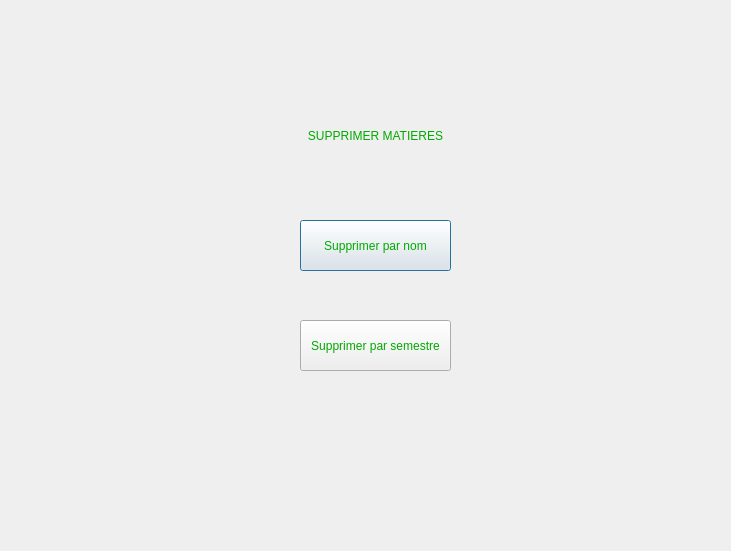
<?xml version="1.0" encoding="UTF-8"?>
<ui version="4.0">
 <class>Dialog</class>
 <widget class="QDialog" name="Dialog">
  <property name="geometry">
   <rect>
    <x>0</x>
    <y>0</y>
    <width>731</width>
    <height>551</height>
   </rect>
  </property>
  <property name="windowTitle">
   <string>Dialog</string>
  </property>
  <property name="styleSheet">
   <string notr="true">QProgressBar:horizontal {
    border: 1px solid #3A3939;
    text-align: center;
    padding: 1px;
    background: #201F1F;
}
QProgressBar::chunk:horizontal {
    background-color: qlineargradient(spread:reflect, x1:1, y1:0.545, x2:1, y2:0, stop:0 rgba(28, 66, 111, 255), stop:1 rgba(37, 87, 146, 255));
}

QToolTip
{
    border: 1px solid #3A3939;
    background-color: rgb(90, 102, 117);;
    color: white;
    padding: 1px;
    opacity: 200;
}

QWidget
{
    color: silver;
    background-color: #302F2F;
    selection-background-color:#3d8ec9;
    selection-color: black;
    background-clip: border;
    border-image: none;
    outline: 0;
}

QWidget:item:hover
{
    background-color: #78879b;
    color: black;
}

QWidget:item:selected
{
    background-color: #3d8ec9;
}

QCheckBox
{
    spacing: 5px;
    outline: none;
    color: #bbb;
    margin-bottom: 2px;
}

QCheckBox:disabled
{
    color: #777777;
}
QCheckBox::indicator,
QGroupBox::indicator
{
    width: 18px;
    height: 18px;
}
QGroupBox::indicator
{
    margin-left: 2px;
}

QCheckBox::indicator:unchecked,
QCheckBox::indicator:unchecked:hover,
QGroupBox::indicator:unchecked,
QGroupBox::indicator:unchecked:hover
{
    image: url(:/dark_blue/img/checkbox_unchecked.png);
}

QCheckBox::indicator:unchecked:focus,
QCheckBox::indicator:unchecked:pressed,
QGroupBox::indicator:unchecked:focus,
QGroupBox::indicator:unchecked:pressed
{
  border: none;
    image: url(:/dark_blue/img/checkbox_unchecked_focus.png);
}

QCheckBox::indicator:checked,
QCheckBox::indicator:checked:hover,
QGroupBox::indicator:checked,
QGroupBox::indicator:checked:hover
{
    image: url(:/dark_blue/img/checkbox_checked.png);
}

QCheckBox::indicator:checked:focus,
QCheckBox::indicator:checked:pressed,
QGroupBox::indicator:checked:focus,
QGroupBox::indicator:checked:pressed
{
  border: none;
    image: url(:/dark_blue/img/checkbox_checked_focus.png);
}

QCheckBox::indicator:indeterminate,
QCheckBox::indicator:indeterminate:hover,
QCheckBox::indicator:indeterminate:pressed
QGroupBox::indicator:indeterminate,
QGroupBox::indicator:indeterminate:hover,
QGroupBox::indicator:indeterminate:pressed
{
    image: url(:/dark_blue/img/checkbox_indeterminate.png);
}

QCheckBox::indicator:indeterminate:focus,
QGroupBox::indicator:indeterminate:focus
{
    image: url(:/dark_blue/img/checkbox_indeterminate_focus.png);
}

QCheckBox::indicator:checked:disabled,
QGroupBox::indicator:checked:disabled
{
    image: url(:/dark_blue/img/checkbox_checked_disabled.png);
}

QCheckBox::indicator:unchecked:disabled,
QGroupBox::indicator:unchecked:disabled
{
    image: url(:/dark_blue/img/checkbox_unchecked_disabled.png);
}

QRadioButton
{
    spacing: 5px;
    outline: none;
    color: rgb(255, 255, 255);
    margin-bottom: 2px;
}

QRadioButton:disabled
{
	color: rgb(0, 85, 255);
}


QMenuBar
{
    background-color: #302F2F;
    color: silver;
}

QMenuBar::item
{
    background: transparent;
}

QMenuBar::item:selected
{
    background: transparent;
    border: 1px solid #3A3939;
}

QMenuBar::item:pressed
{
    border: 1px solid #3A3939;
    background-color: #3d8ec9;
    color: black;
    margin-bottom:-1px;
    padding-bottom:1px;
}

QMenu
{
    border: 1px solid #3A3939;
    color: silver;
    margin: 1px;
}

QMenu::icon
{
    margin: 1px;
}

QMenu::item
{
    padding: 2px 2px 2px 25px;
    margin-left: 5px;
    border: 1px solid transparent; /* reserve space for selection border */
}

QMenu::item:selected
{
    color: black;
}

QMenu::separator {
    height: 2px;
    background: lightblue;
    margin-left: 10px;
    margin-right: 5px;
}

QMenu::indicator {
    width: 16px;
    height: 16px;
}

/* non-exclusive indicator = check box style indicator
   (see QActionGroup::setExclusive) */
QMenu::indicator:non-exclusive:unchecked {
    image: url(:/dark_blue/img/checkbox_unchecked.png);
}

QMenu::indicator:non-exclusive:unchecked:selected {
    image: url(:/dark_blue/img/checkbox_unchecked_disabled.png);
}

QMenu::indicator:non-exclusive:checked {
    image: url(:/dark_blue/img/checkbox_checked.png);
}

QMenu::indicator:non-exclusive:checked:selected {
    image: url(:/dark_blue/img/checkbox_checked_disabled.png);
}

/* exclusive indicator = radio button style indicator (see QActionGroup::setExclusive) */
QMenu::indicator:exclusive:unchecked {
    image: url(:/dark_blue/img/radio_unchecked.png);
}

QMenu::indicator:exclusive:unchecked:selected {
    image: url(:/dark_blue/img/radio_unchecked_disabled.png);
}

QMenu::indicator:exclusive:checked {
    image: url(:/dark_blue/img/radio_checked.png);
}

QMenu::indicator:exclusive:checked:selected {
    image: url(:/dark_blue/img/radio_checked_disabled.png);
}

QMenu::right-arrow {
    margin: 5px;
    image: url(:/dark_blue/img/right_arrow.png)
}


QWidget:disabled
{
    color: #808080;
    background-color: #302F2F;
}

QAbstractItemView
{
    alternate-background-color: #3A3939;
    color: silver;
    border: 1px solid 3A3939;
    border-radius: 2px;
    padding: 1px;
}

QWidget:focus, QMenuBar:focus
{
    border: 1px solid #78879b;
}

QTabWidget:focus, QCheckBox:focus, QRadioButton:focus, QSlider:focus
{
    border: none;
}

QLineEdit
{
    background-color: #201F1F;
    padding: 2px;
    border-style: solid;
    border: 1px solid #3A3939;
    border-radius: 2px;
    color: silver;
}

QGroupBox {
    border:1px solid #3A3939;
    border-radius: 2px;
    margin-top: 20px;
    background-color: #302F2F;
    color: silver;
}

QGroupBox::title {
    subcontrol-origin: margin;
    subcontrol-position: top center;
    padding-left: 10px;
    padding-right: 10px;
    padding-top: 10px;
}

QAbstractScrollArea
{
    border-radius: 2px;
    border: 1px solid #3A3939;
    background-color: transparent;
}

QScrollBar:horizontal
{
    height: 15px;
    margin: 3px 15px 3px 15px;
    border: 1px transparent #2A2929;
    border-radius: 4px;
    background-color: #2A2929;
}

QScrollBar::handle:horizontal
{
    background-color: #605F5F;
    min-width: 5px;
    border-radius: 4px;
}

QScrollBar::add-line:horizontal
{
    margin: 0px 3px 0px 3px;
    border-image: url(:/dark_blue/img/right_arrow_disabled.png);
    width: 10px;
    height: 10px;
    subcontrol-position: right;
    subcontrol-origin: margin;
}

QScrollBar::sub-line:horizontal
{
    margin: 0px 3px 0px 3px;
    border-image: url(:/dark_blue/img/left_arrow_disabled.png);
    height: 10px;
    width: 10px;
    subcontrol-position: left;
    subcontrol-origin: margin;
}

QScrollBar::add-line:horizontal:hover,QScrollBar::add-line:horizontal:on
{
    border-image: url(:/dark_blue/img/right_arrow.png);
    height: 10px;
    width: 10px;
    subcontrol-position: right;
    subcontrol-origin: margin;
}


QScrollBar::sub-line:horizontal:hover, QScrollBar::sub-line:horizontal:on
{
    border-image: url(:/dark_blue/img/left_arrow.png);
    height: 10px;
    width: 10px;
    subcontrol-position: left;
    subcontrol-origin: margin;
}

QScrollBar::up-arrow:horizontal, QScrollBar::down-arrow:horizontal
{
    background: none;
}


QScrollBar::add-page:horizontal, QScrollBar::sub-page:horizontal
{
    background: none;
}

QScrollBar:vertical
{
    background-color: #2A2929;
    width: 15px;
    margin: 15px 3px 15px 3px;
    border: 1px transparent #2A2929;
    border-radius: 4px;
}

QScrollBar::handle:vertical
{
    background-color: #605F5F;
    min-height: 5px;
    border-radius: 4px;
}

QScrollBar::sub-line:vertical
{
    margin: 3px 0px 3px 0px;
    border-image: url(:/dark_blue/img/up_arrow_disabled.png);
    height: 10px;
    width: 10px;
    subcontrol-position: top;
    subcontrol-origin: margin;
}

QScrollBar::add-line:vertical
{
    margin: 3px 0px 3px 0px;
    border-image: url(:/dark_blue/img/down_arrow_disabled.png);
    height: 10px;
    width: 10px;
    subcontrol-position: bottom;
    subcontrol-origin: margin;
}

QScrollBar::sub-line:vertical:hover,QScrollBar::sub-line:vertical:on
{

    border-image: url(:/dark_blue/img/up_arrow.png);
    height: 10px;
    width: 10px;
    subcontrol-position: top;
    subcontrol-origin: margin;
}


QScrollBar::add-line:vertical:hover, QScrollBar::add-line:vertical:on
{
    border-image: url(:/dark_blue/img/down_arrow.png);
    height: 10px;
    width: 10px;
    subcontrol-position: bottom;
    subcontrol-origin: margin;
}

QScrollBar::up-arrow:vertical, QScrollBar::down-arrow:vertical
{
    background: none;
}


QScrollBar::add-page:vertical, QScrollBar::sub-page:vertical
{
    background: none;
}

QTextEdit
{
    background-color: #201F1F;
    color: silver;
    border: 1px solid #3A3939;
}

QPlainTextEdit
{
    background-color: #201F1F;;
    color: silver;
    border-radius: 2px;
    border: 1px solid #3A3939;
}

QHeaderView::section
{
    background-color: #3A3939;
    color: silver;
    padding-left: 4px;
    border: 1px solid #6c6c6c;
}

QSizeGrip {
    image: url(:/dark_blue/img/sizegrip.png);
    width: 12px;
    height: 12px;
}

QMainWindow
{
    background-color: #302F2F;

}

QMainWindow::separator
{
    background-color: #302F2F;
    color: white;
    padding-left: 4px;
    spacing: 2px;
    border: 1px dashed #3A3939;
}

QMainWindow::separator:hover
{

    background-color: #787876;
    color: white;
    padding-left: 4px;
    border: 1px solid #3A3939;
    spacing: 2px;
}


QMenu::separator
{
    height: 1px;
    background-color: #3A3939;
    color: white;
    padding-left: 4px;
    margin-left: 10px;
    margin-right: 5px;
}


QFrame
{
    border-radius: 2px;
    border: 1px solid #444;
}

QFrame[frameShape=&quot;0&quot;]
{
    border-radius: 2px;
    border: 1px transparent #444;
}

QStackedWidget
{
    background-color: #302F2F;
    border: 1px transparent black;
}

QToolBar {
    border: 1px transparent #393838;
    background: 1px solid #302F2F;
    font-weight: bold;
}

QToolBar::handle:horizontal {
    image: url(:/dark_blue/img/Hmovetoolbar.png);
}
QToolBar::handle:vertical {
    image: url(:/dark_blue/img/Vmovetoolbar.png);
}
QToolBar::separator:horizontal {
    image: url(:/dark_blue/img/Hsepartoolbar.png);
}
QToolBar::separator:vertical {
    image: url(:/dark_blue/img/Vsepartoolbars.png);
}

QPushButton
{
    color: silver;
    background-color: #302F2F;
    border-width: 2px;
    border-color: #4A4949;
    border-style: solid;
    padding-top: 2px;
    padding-bottom: 2px;
    padding-left: 10px;
    padding-right: 10px;
    border-radius: 4px;
    /* outline: none; */
    /* min-width: 40px; */
}

QPushButton:disabled
{
    background-color: #302F2F;
    border-width: 2px;
    border-color: #3A3939;
    border-style: solid;
    padding-top: 2px;
    padding-bottom: 2px;
    padding-left: 10px;
    padding-right: 10px;
    /*border-radius: 2px;*/
    color: #808080;
}

QPushButton:focus {
    background-color: #3d8ec9;
    color: white;
}

QComboBox
{
    selection-background-color: #3d8ec9;
    background-color: #201F1F;
    border-style: solid;
    border: 1px solid #3A3939;
    border-radius: 2px;
    padding: 2px;
    min-width: 75px;
}

QPushButton:checked{
    background-color: #4A4949;
    border-color: #6A6969;
}

QPushButton:hover {
    border: 2px solid #78879b;
    color: silver;
}

QComboBox:hover, QAbstractSpinBox:hover,QLineEdit:hover,QTextEdit:hover,QPlainTextEdit:hover,QAbstractView:hover,QTreeView:hover
{
    border: 1px solid #78879b;
    color: silver;
}

QComboBox:on
{
    background-color: #626873;
    padding-top: 3px;
    padding-left: 4px;
    selection-background-color: #4a4a4a;
}

QComboBox QAbstractItemView
{
    background-color: #201F1F;
    border-radius: 2px;
    border: 1px solid #444;
    selection-background-color: #3d8ec9;
    color: silver;
}

QComboBox::drop-down
{
    subcontrol-origin: padding;
    subcontrol-position: top right;
    width: 15px;

    border-left-width: 0px;
    border-left-color: darkgray;
    border-left-style: solid;
    border-top-right-radius: 3px;
    border-bottom-right-radius: 3px;
}

QComboBox::down-arrow
{
    image: url(:/dark_blue/img/down_arrow_disabled.png);
}

QComboBox::down-arrow:on, QComboBox::down-arrow:hover,
QComboBox::down-arrow:focus
{
    image: url(:/dark_blue/img/down_arrow.png);
}

QPushButton:pressed
{
    background-color: #484846;
}

QAbstractSpinBox {
    padding-top: 2px;
    padding-bottom: 2px;
    border: 1px solid #3A3939;
    background-color: #201F1F;
    color: silver;
    border-radius: 2px;
    min-width: 75px;
}

QAbstractSpinBox:up-button
{
    background-color: transparent;
    subcontrol-origin: border;
    subcontrol-position: top right;
}

QAbstractSpinBox:down-button
{
    background-color: transparent;
    subcontrol-origin: border;
    subcontrol-position: bottom right;
}

QAbstractSpinBox::up-arrow,QAbstractSpinBox::up-arrow:disabled,QAbstractSpinBox::up-arrow:off {
    image: url(:/dark_blue/img/up_arrow_disabled.png);
    width: 10px;
    height: 10px;
}
QAbstractSpinBox::up-arrow:hover
{
    image: url(:/dark_blue/img/up_arrow.png);
}


QAbstractSpinBox::down-arrow,QAbstractSpinBox::down-arrow:disabled,QAbstractSpinBox::down-arrow:off
{
    image: url(:/dark_blue/img/down_arrow_disabled.png);
    width: 10px;
    height: 10px;
}
QAbstractSpinBox::down-arrow:hover
{
    image: url(:/dark_blue/img/down_arrow.png);
}


QLabel
{
    border: 0px solid black;
}

QTabWidget{
    border: 1px transparent black;
}

QTabWidget::pane {
    border: 1px solid #444;
    border-radius: 3px;
    padding: 3px;
}

QTabBar
{
    qproperty-drawBase: 0;
    left: 5px; /* move to the right by 5px */
}

QTabBar:focus
{
    border: 0px transparent black;
}

QTabBar::close-button  {
    image: url(:/dark_blue/img/close.png);
    background: transparent;
}

QTabBar::close-button:hover
{
    image: url(:/dark_blue/img/close-hover.png);
    background: transparent;
}

QTabBar::close-button:pressed {
    image: url(:/dark_blue/img/close-pressed.png);
    background: transparent;
}

/* TOP TABS */
QTabBar::tab:top {
    color: #b1b1b1;
    border: 1px solid #4A4949;
    border-bottom: 1px transparent black;
    background-color: #302F2F;
    padding: 5px;
    border-top-left-radius: 2px;
    border-top-right-radius: 2px;
}

QTabBar::tab:top:!selected
{
    color: #b1b1b1;
    background-color: #201F1F;
    border: 1px transparent #4A4949;
    border-bottom: 1px transparent #4A4949;
    border-top-left-radius: 0px;
    border-top-right-radius: 0px;
}

QTabBar::tab:top:!selected:hover {
    background-color: #48576b;
}

/* BOTTOM TABS */
QTabBar::tab:bottom {
    color: #b1b1b1;
    border: 1px solid #4A4949;
    border-top: 1px transparent black;
    background-color: #302F2F;
    padding: 5px;
    border-bottom-left-radius: 2px;
    border-bottom-right-radius: 2px;
}

QTabBar::tab:bottom:!selected
{
    color: #b1b1b1;
    background-color: #201F1F;
    border: 1px transparent #4A4949;
    border-top: 1px transparent #4A4949;
    border-bottom-left-radius: 0px;
    border-bottom-right-radius: 0px;
}

QTabBar::tab:bottom:!selected:hover {
    background-color: #78879b;
}

/* LEFT TABS */
QTabBar::tab:left {
    color: #b1b1b1;
    border: 1px solid #4A4949;
    border-left: 1px transparent black;
    background-color: #302F2F;
    padding: 5px;
    border-top-right-radius: 2px;
    border-bottom-right-radius: 2px;
}

QTabBar::tab:left:!selected
{
    color: #b1b1b1;
    background-color: #201F1F;
    border: 1px transparent #4A4949;
    border-right: 1px transparent #4A4949;
    border-top-right-radius: 0px;
    border-bottom-right-radius: 0px;
}

QTabBar::tab:left:!selected:hover {
    background-color: #48576b;
}


/* RIGHT TABS */
QTabBar::tab:right {
    color: #b1b1b1;
    border: 1px solid #4A4949;
    border-right: 1px transparent black;
    background-color: #302F2F;
    padding: 5px;
    border-top-left-radius: 2px;
    border-bottom-left-radius: 2px;
}

QTabBar::tab:right:!selected
{
    color: #b1b1b1;
    background-color: #201F1F;
    border: 1px transparent #4A4949;
    border-right: 1px transparent #4A4949;
    border-top-left-radius: 0px;
    border-bottom-left-radius: 0px;
}

QTabBar::tab:right:!selected:hover {
    background-color: #48576b;
}

QTabBar QToolButton::right-arrow:enabled {
     image: url(:/dark_blue/img/right_arrow.png);
 }

 QTabBar QToolButton::left-arrow:enabled {
     image: url(:/dark_blue/img/left_arrow.png);
 }

QTabBar QToolButton::right-arrow:disabled {
     image: url(:/dark_blue/img/right_arrow_disabled.png);
 }

 QTabBar QToolButton::left-arrow:disabled {
     image: url(:/dark_blue/img/left_arrow_disabled.png);
 }


QDockWidget {
    border: 1px solid #403F3F;
    titlebar-close-icon: url(:/dark_blue/img/close.png);
    titlebar-normal-icon: url(:/dark_blue/img/undock.png);
}

QDockWidget::close-button, QDockWidget::float-button {
    border: 1px solid transparent;
    border-radius: 2px;
    background: transparent;
}

QDockWidget::close-button:hover, QDockWidget::float-button:hover {
    background: rgba(255, 255, 255, 10);
}

QDockWidget::close-button:pressed, QDockWidget::float-button:pressed {
    padding: 1px -1px -1px 1px;
    background: rgba(255, 255, 255, 10);
}

QTreeView, QListView, QTextBrowser, AtLineEdit, AtLineEdit::hover {
    border: 1px solid #444;
    background-color: silver;
    border-radius: 3px;
    margin-left: 3px;
    color: black;
}

QTreeView:branch:selected, QTreeView:branch:hover {
    background: url(:/dark_blue/img/transparent.png);
}

QTreeView::branch:has-siblings:!adjoins-item {
    border-image: url(:/dark_blue/img/transparent.png);
}

QTreeView::branch:has-siblings:adjoins-item {
    border-image: url(:/dark_blue/img/transparent.png);
}

QTreeView::branch:!has-children:!has-siblings:adjoins-item {
    border-image: url(:/dark_blue/img/transparent.png);
}

QTreeView::branch:has-children:!has-siblings:closed,
QTreeView::branch:closed:has-children:has-siblings {
    image: url(:/dark_blue/img/branch_closed.png);
}

QTreeView::branch:open:has-children:!has-siblings,
QTreeView::branch:open:has-children:has-siblings  {
    image: url(:/dark_blue/img/branch_open.png);
}

QTreeView::branch:has-children:!has-siblings:closed:hover,
QTreeView::branch:closed:has-children:has-siblings:hover {
    image: url(:/dark_blue/img/branch_closed-on.png);
    }

QTreeView::branch:open:has-children:!has-siblings:hover,
QTreeView::branch:open:has-children:has-siblings:hover  {
    image: url(:/dark_blue/img/branch_open-on.png);
    }

QListView::item:!selected:hover, QListView::item:!selected:hover, QTreeView::item:!selected:hover  {
    background: rgba(0, 0, 0, 0);
    outline: 0;
    color: #FFFFFF
}

QListView::item:selected:hover, QListView::item:selected:hover, QTreeView::item:selected:hover  {
    background: #3d8ec9;
    color: #FFFFFF;
}

QSlider::groove:horizontal {
    border: 1px solid #3A3939;
    height: 8px;
    background: #201F1F;
    margin: 2px 0;
    border-radius: 2px;
}

QSlider::handle:horizontal {
    background: QLinearGradient( x1: 0, y1: 0, x2: 0, y2: 1,
      stop: 0.0 silver, stop: 0.2 #a8a8a8, stop: 1 #727272);
    border: 1px solid #3A3939;
    width: 14px;
    height: 14px;
    margin: -4px 0;
    border-radius: 2px;
}

QSlider::groove:vertical {
    border: 1px solid #3A3939;
    width: 8px;
    background: #201F1F;
    margin: 0 0px;
    border-radius: 2px;
}

QSlider::handle:vertical {
    background: QLinearGradient( x1: 0, y1: 0, x2: 0, y2: 1, stop: 0.0 silver,
    stop: 0.2 #a8a8a8, stop: 1 #727272);
    border: 1px solid #3A3939;
    width: 14px;
    height: 14px;
    margin: 0 -4px;
    border-radius: 2px;
}

QToolButton {
    /*  background-color: transparent; */
    border: 2px transparent #4A4949;
    border-radius: 4px;
    background-color: dimgray;
    margin: 2px;
    padding: 2px;
}

QToolButton[popupMode=&quot;1&quot;] { /* only for MenuButtonPopup */
 padding-right: 20px; /* make way for the popup button */
 border: 2px transparent #4A4949;
 border-radius: 4px;
}

QToolButton[popupMode=&quot;2&quot;] { /* only for InstantPopup */
 padding-right: 10px; /* make way for the popup button */
 border: 2px transparent #4A4949;
}


QToolButton:hover, QToolButton::menu-button:hover {
    border: 2px solid #78879b;
}

QToolButton:checked, QToolButton:pressed,
    QToolButton::menu-button:pressed {
    background-color: #4A4949;
    border: 2px solid #78879b;
}

/* the subcontrol below is used only in the InstantPopup or DelayedPopup mode */
QToolButton::menu-indicator {
    image: url(:/dark_blue/img/down_arrow.png);
    top: -7px; left: -2px; /* shift it a bit */
}

/* the subcontrols below are used only in the MenuButtonPopup mode */
QToolButton::menu-button {
    border: 1px transparent #4A4949;
    border-top-right-radius: 6px;
    border-bottom-right-radius: 6px;
    /* 16px width + 4px for border = 20px allocated above */
    width: 16px;
    outline: none;
}

QToolButton::menu-arrow {
    image: url(:/dark_blue/img/down_arrow.png);
}

QToolButton::menu-arrow:open {
    top: 1px; left: 1px; /* shift it a bit */
    border: 1px solid #3A3939;
}

QPushButton::menu-indicator  {
    subcontrol-origin: padding;
    subcontrol-position: bottom right;
    left: 4px;
}

QTableView
{
    border: 1px solid #444;
    gridline-color: #6c6c6c;
    background-color: #201F1F;
}


QTableView, QHeaderView
{
    border-radius: 0px;
}

QTableView::item:pressed, QListView::item:pressed, QTreeView::item:pressed  {
    background: #78879b;
    color: #FFFFFF;
}

QTableView::item:selected:active, QTreeView::item:selected:active, QListView::item:selected:active  {
    background: #3d8ec9;
    color: #FFFFFF;
}


QHeaderView
{
    border: 1px transparent;
    border-radius: 2px;
    margin: 0px;
    padding: 0px;
}

QHeaderView::section  {
    background-color: #3A3939;
    color: silver;
    padding: 4px;
    border: 1px solid #6c6c6c;
    border-radius: 0px;
    text-align: center;
}

QHeaderView::section::vertical::first, QHeaderView::section::vertical::only-one
{
    border-top: 1px solid #6c6c6c;
}

QHeaderView::section::vertical
{
    border-top: transparent;
}

QHeaderView::section::horizontal::first, QHeaderView::section::horizontal::only-one
{
    border-left: 1px solid #6c6c6c;
}

QHeaderView::section::horizontal
{
    border-left: transparent;
}


QHeaderView::section:checked
 {
    color: white;
    background-color: #5A5959;
 }

 /* style the sort indicator */
QHeaderView::down-arrow {
    image: url(:/dark_blue/img/down_arrow.png);
}

QHeaderView::up-arrow {
    image: url(:/dark_blue/img/up_arrow.png);
}


QTableCornerButton::section {
    background-color: #3A3939;
    border: 1px solid #3A3939;
    border-radius: 2px;
}

QToolBox  {
    padding: 3px;
    border: 1px transparent black;
}

QToolBox::tab {
    color: #b1b1b1;
    background-color: #302F2F;
    border: 1px solid #4A4949;
    border-bottom: 1px transparent #302F2F;
    border-top-left-radius: 5px;
    border-top-right-radius: 5px;
}

 QToolBox::tab:selected { /* italicize selected tabs */
    font: italic;
    background-color: #302F2F;
    border-color: #3d8ec9;
 }

QStatusBar::item {
    border: 1px solid #3A3939;
    border-radius: 2px;
 }


QFrame[height=&quot;3&quot;], QFrame[width=&quot;3&quot;] {
    background-color: #AAA;
}


QSplitter::handle {
    border: 1px dashed #3A3939;
}

QSplitter::handle:hover {
    background-color: #787876;
    border: 1px solid #3A3939;
}

QSplitter::handle:horizontal {
    width: 1px;
}

QSplitter::handle:vertical {
    height: 1px;
}

QListWidget {
    background-color: silver;
    border-radius: 5px;
    margin-left: 5px;
}

QListWidget::item {
    color: black;
}

QMessageBox {
    messagebox-critical-icon	: url(:/dark_blue/img/critical.png);
    messagebox-information-icon	: url(:/dark_blue/img/information.png);
    messagebox-question-icon	: url(:/dark_blue/img/question.png);
    messagebox-warning-icon:    : url(:/dark_blue/img/warning.png);
}

ColorButton::enabled {
    border-radius: 0px;
    border: 1px solid #444444;
}

ColorButton::disabled {
    border-radius: 0px;
    border: 1px solid #AAAAAA;
}</string>
  </property>
  <widget class="QPushButton" name="pushButton">
   <property name="geometry">
    <rect>
     <x>300</x>
     <y>220</y>
     <width>151</width>
     <height>51</height>
    </rect>
   </property>
   <property name="styleSheet">
    <string notr="true">color: rgb(0, 170, 0);</string>
   </property>
   <property name="text">
    <string>Supprimer par nom</string>
   </property>
  </widget>
  <widget class="QPushButton" name="pushButton_2">
   <property name="geometry">
    <rect>
     <x>300</x>
     <y>320</y>
     <width>151</width>
     <height>51</height>
    </rect>
   </property>
   <property name="styleSheet">
    <string notr="true">color: rgb(0, 170, 0);</string>
   </property>
   <property name="text">
    <string>Supprimer par semestre</string>
   </property>
  </widget>
  <widget class="QLabel" name="label">
   <property name="geometry">
    <rect>
     <x>250</x>
     <y>110</y>
     <width>251</width>
     <height>51</height>
    </rect>
   </property>
   <property name="styleSheet">
    <string notr="true">color: rgb(0, 170, 0);</string>
   </property>
   <property name="text">
    <string>SUPPRIMER MATIERES</string>
   </property>
   <property name="alignment">
    <set>Qt::AlignCenter</set>
   </property>
  </widget>
 </widget>
 <resources/>
 <connections/>
</ui>
